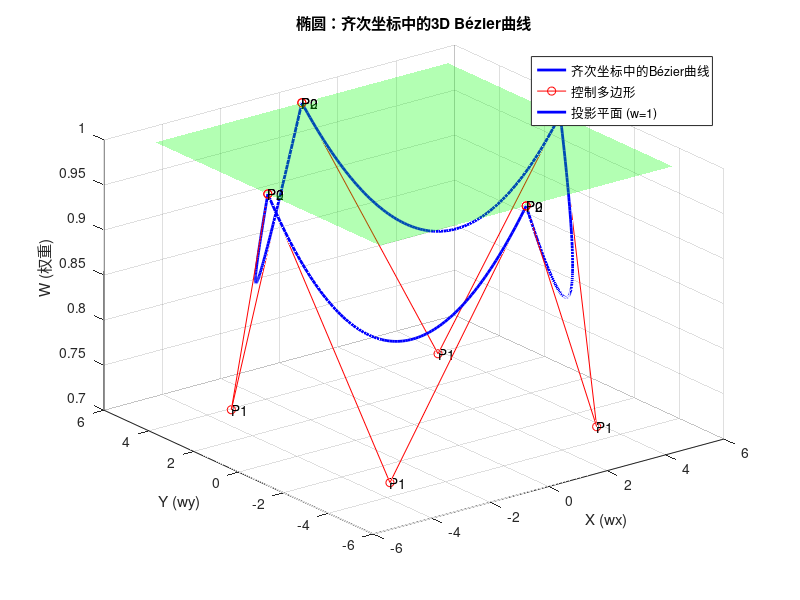
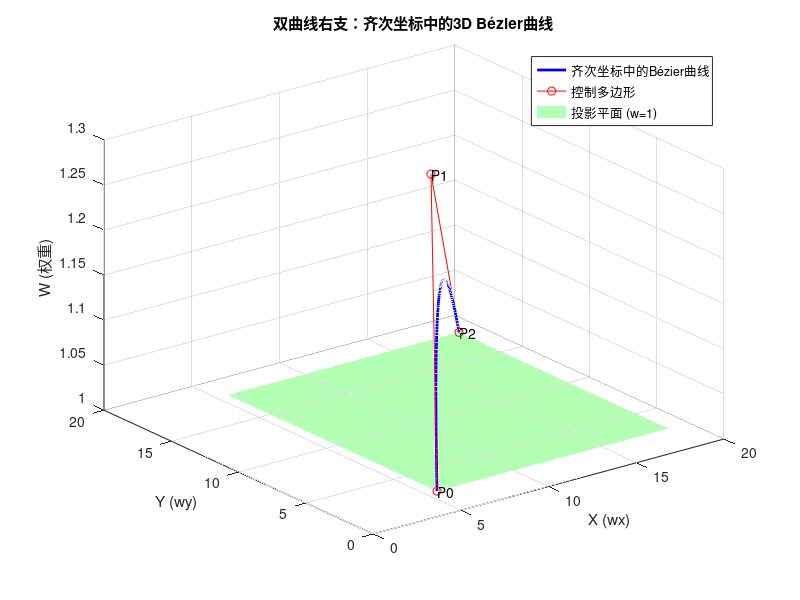
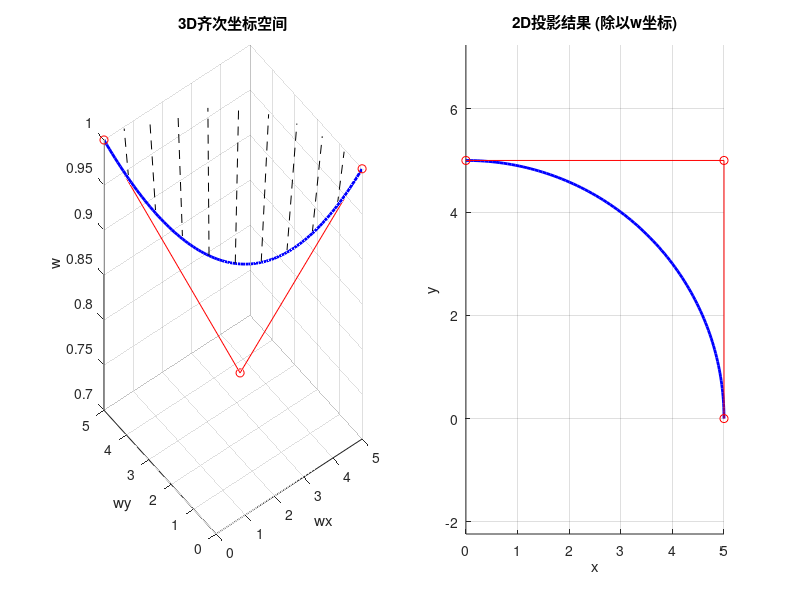

Recreate these plots in MATLAB, in order.
function assignment7_q3()
    clc; close all;

    % 用户输入
    a = input('请输入椭圆/双曲线参数 a: ');
    b = input('请输入椭圆/双曲线参数 b: ');

    % ================= 椭圆在齐次坐标中的 3D 表示 =================
    figure; hold on; grid on;
    title('椭圆：齐次坐标中的3D Bézier曲线');
    xlabel('X (wx)'); ylabel('Y (wy)'); zlabel('W (权重)');
    view(3);

    % 正确的权重计算: 对于 90 度弧段, 权重 w = cos(45°) = √2/2
    w = sqrt(2)/2;

    % 四段椭圆弧的配置 (每段 90 度)
    segments = {
        % 第一象限 (0° to 90°)
        struct('P0', [a, 0], 'P1', [a, b], 'P2', [0, b], 'w', w);
        % 第二象限 (90° to 180°)  
        struct('P0', [0, b], 'P1', [-a, b], 'P2', [-a, 0], 'w', w);
        % 第三象限 (180° to 270°)
        struct('P0', [-a, 0], 'P1', [-a, -b], 'P2', [0, -b], 'w', w);
        % 第四象限 (270° to 360°)
        struct('P0', [0, -b], 'P1', [a, -b], 'P2', [a, 0], 'w', w);
    };

    for k = 1:length(segments)
        seg = segments{k};

        % 提取控制点和权重
        P0_2D = seg.P0';
        P1_2D = seg.P1';
        P2_2D = seg.P2';
        w1 = seg.w;
        w0 = 1;
        w2 = 1;

        % 将 2D 控制点转换为齐次坐标中的 3D 控制点
        % 在齐次坐标中, 表示为 (w*x, w*y, w)
        P0_3D = [w0 * P0_2D(1), w0 * P0_2D(2), w0];
        P1_3D = [w1 * P1_2D(1), w1 * P1_2D(2), w1];
        P2_3D = [w2 * P2_2D(1), w2 * P2_2D(2), w2];

        % 在齐次坐标中评估 3D Bézier 曲线 (非有理)
        t = linspace(0, 1, 100);
        B0 = (1-t).^2;
        B1 = 2*(1-t).*t;
        B2 = t.^2;

        % 3D Bézier曲线计算 (在齐次坐标空间中)
        x_3D = B0*P0_3D(1) + B1*P1_3D(1) + B2*P2_3D(1);
        y_3D = B0*P0_3D(2) + B1*P1_3D(2) + B2*P2_3D(2);
        w_3D = B0*P0_3D(3) + B1*P1_3D(3) + B2*P2_3D(3);

        % 绘制 3D 齐次坐标中的 Bézier 曲线
        plot3(x_3D, y_3D, w_3D, 'b-', 'LineWidth', 2);

        % 绘制控制点在齐次坐标中的位置
        plot3([P0_3D(1), P1_3D(1), P2_3D(1)], ...
              [P0_3D(2), P1_3D(2), P2_3D(2)], ...
              [P0_3D(3), P1_3D(3), P2_3D(3)], 'ro-', 'MarkerSize', 6);

        % 标注控制点
        text(P0_3D(1), P0_3D(2), P0_3D(3), 'P0', 'FontSize', 10);
        text(P1_3D(1), P1_3D(2), P1_3D(3), 'P1', 'FontSize', 10);
        text(P2_3D(1), P2_3D(2), P2_3D(3), 'P2', 'FontSize', 10);
    end

    % 添加投影平面 (w=1平面)
    [X, Y] = meshgrid(linspace(-a, a, 10), linspace(-b, b, 10));
    Z = ones(size(X));
    surf(X, Y, Z, 'FaceAlpha', 0.3, 'EdgeColor', 'none', 'FaceColor', 'green');

    legend('齐次坐标中的Bézier曲线', '控制多边形', '投影平面 (w=1)');

    % ================= 双曲线在齐次坐标中的 3D 表示 =================
    figure; hold on; grid on;
    title('双曲线右支：齐次坐标中的3D Bézier曲线');
    xlabel('X (wx)'); ylabel('Y (wy)'); zlabel('W (权重)');
    view(3);

    % 选择双曲线的一段进行表示
    t_start = 0.5;
    t_end = 2.0;

    % 计算双曲线上的点
    P0_2D = [a*cosh(t_start); b*sinh(t_start)];
    P2_2D = [a*cosh(t_end); b*sinh(t_end)];
    P1_mid_2D = [a*cosh((t_start+t_end)/2); b*sinh((t_start+t_end)/2)];

    % 计算权重
    theta = (t_end - t_start) / 2;
    w1 = cosh(theta);
    w0 = 1;
    w2 = 1;

    % 计算中间控制点
    t_mid = 0.5;
    B0_mid = (1-t_mid)^2;
    B1_mid = 2*(1-t_mid)*t_mid;
    B2_mid = t_mid^2;

    P1_2D = (P1_mid_2D * (B0_mid*w0 + B1_mid*w1 + B2_mid*w2) - ...
             B0_mid*w0*P0_2D - B2_mid*w2*P2_2D) / (B1_mid*w1);

    % 将 2D 控制点转换为齐次坐标中的3D控制点
    P0_3D = [w0 * P0_2D(1), w0 * P0_2D(2), w0];
    P1_3D = [w1 * P1_2D(1), w1 * P1_2D(2), w1];
    P2_3D = [w2 * P2_2D(1), w2 * P2_2D(2), w2];

    % 在齐次坐标中评估 3D Bézier 曲线
    t = linspace(0, 1, 100);
    B0 = (1-t).^2;
    B1 = 2*(1-t).*t;
    B2 = t.^2;

    x_3D = B0*P0_3D(1) + B1*P1_3D(1) + B2*P2_3D(1);
    y_3D = B0*P0_3D(2) + B1*P1_3D(2) + B2*P2_3D(2);
    w_3D = B0*P0_3D(3) + B1*P1_3D(3) + B2*P2_3D(3);

    % 绘制 3D 齐次坐标中的 Bézier 曲线
    plot3(x_3D, y_3D, w_3D, 'b-', 'LineWidth', 2);

    % 绘制控制点在齐次坐标中的位置
    plot3([P0_3D(1), P1_3D(1), P2_3D(1)], ...
          [P0_3D(2), P1_3D(2), P2_3D(2)], ...
          [P0_3D(3), P1_3D(3), P2_3D(3)], 'ro-', 'MarkerSize', 6);

    % 标注控制点
    text(P0_3D(1), P0_3D(2), P0_3D(3), 'P0', 'FontSize', 10);
    text(P1_3D(1), P1_3D(2), P1_3D(3), 'P1', 'FontSize', 10);
    text(P2_3D(1), P2_3D(2), P2_3D(3), 'P2', 'FontSize', 10);

    % 添加投影平面 (w=1 平面)
    x_range = linspace(P0_2D(1), P2_2D(1), 10);
    y_range = linspace(min(P0_2D(2), P2_2D(2)), max(P0_2D(2), P2_2D(2)), 10);
    [X, Y] = meshgrid(x_range, y_range);
    Z = ones(size(X));
    surf(X, Y, Z, 'FaceAlpha', 0.3, 'EdgeColor', 'none', 'FaceColor', 'green');

    legend('齐次坐标中的Bézier曲线', '控制多边形', '投影平面 (w=1)');

    % ================= 显示投影变换 =================
    % 创建一个新图形, 显示从 3D 齐次坐标到 2D 标准坐标的投影
    figure; 

    % 子图 1: 3D 齐次坐标
    subplot(1,2,1); hold on; grid on;
    title('3D齐次坐标空间');
    xlabel('wx'); ylabel('wy'); zlabel('w');
    view(3);

    % 绘制椭圆的一段在 3D 齐次坐标中
    seg = segments{1}; % 使用第一段椭圆
    P0_2D = seg.P0';
    P1_2D = seg.P1';
    P2_2D = seg.P2';
    w1 = seg.w;
    w0 = 1;
    w2 = 1;

    P0_3D = [w0 * P0_2D(1), w0 * P0_2D(2), w0];
    P1_3D = [w1 * P1_2D(1), w1 * P1_2D(2), w1];
    P2_3D = [w2 * P2_2D(1), w2 * P2_2D(2), w2];

    t = linspace(0, 1, 100);
    B0 = (1-t).^2;
    B1 = 2*(1-t).*t;
    B2 = t.^2;

    x_3D = B0*P0_3D(1) + B1*P1_3D(1) + B2*P2_3D(1);
    y_3D = B0*P0_3D(2) + B1*P1_3D(2) + B2*P2_3D(2);
    w_3D = B0*P0_3D(3) + B1*P1_3D(3) + B2*P2_3D(3);

    plot3(x_3D, y_3D, w_3D, 'b-', 'LineWidth', 2);
    plot3([P0_3D(1), P1_3D(1), P2_3D(1)], ...
          [P0_3D(2), P1_3D(2), P2_3D(2)], ...
          [P0_3D(3), P1_3D(3), P2_3D(3)], 'ro-', 'MarkerSize', 6);

    % 添加投影线 (从 3D 点到投影平面)
    for i = 1:10:length(x_3D)
        plot3([x_3D(i), x_3D(i)/w_3D(i)], ...
              [y_3D(i), y_3D(i)/w_3D(i)], ...
              [w_3D(i), 1], 'k--', 'LineWidth', 0.5);
    end

    % 子图 2: 2D 投影结果
    subplot(1,2,2); hold on; axis equal; grid on;
    title('2D投影结果 (除以w坐标)');
    xlabel('x'); ylabel('y');

    % 计算 2D 投影点
    x_2D = x_3D ./ w_3D;
    y_2D = y_3D ./ w_3D;

    plot(x_2D, y_2D, 'b-', 'LineWidth', 2);

    % 绘制 2D 控制点
    P0_2D_proj = P0_3D(1:2) / P0_3D(3);
    P1_2D_proj = P1_3D(1:2) / P1_3D(3);
    P2_2D_proj = P2_3D(1:2) / P2_3D(3);

    plot([P0_2D_proj(1), P1_2D_proj(1), P2_2D_proj(1)], ...
         [P0_2D_proj(2), P1_2D_proj(2), P2_2D_proj(2)], 'ro-', 'MarkerSize', 6);

    fprintf('第三题完成:\n');
    fprintf('1. 显示了椭圆和双曲线在齐次坐标中的3D Bézier曲线\n');
    fprintf('2. 控制点在3D空间中的坐标为 (w*x, w*y, w)\n');
    fprintf('3. 通过除以w坐标（投影到w=1平面）可以得到2D标准坐标中的曲线\n');
end
